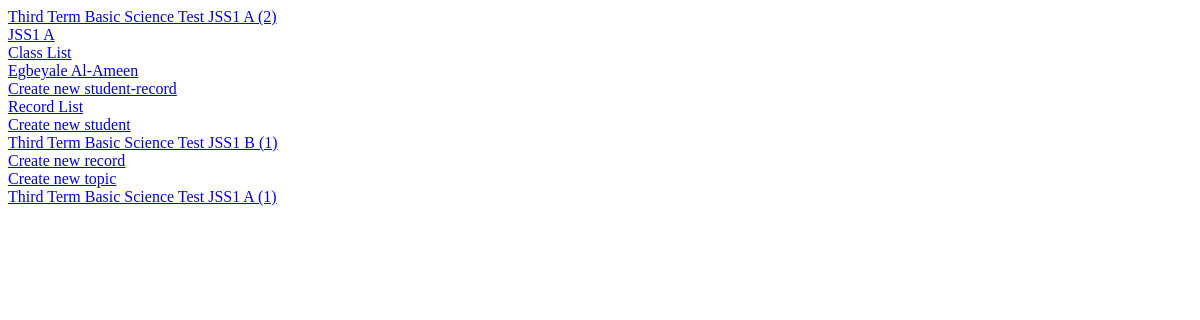
Before: /history with the older database file.
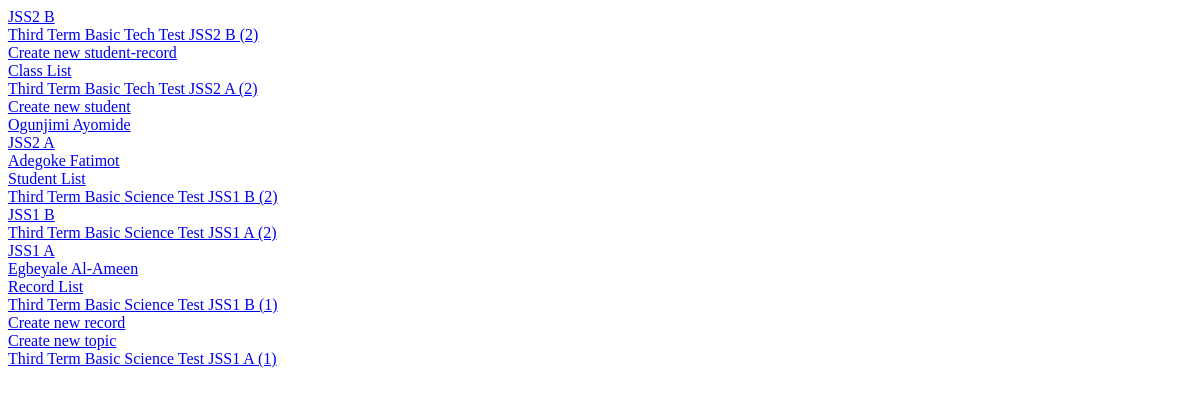
After: the same page with the newer database file.
### record/models.py (models this page shows, shortened)
class History(models.Model):
  title = models.CharField(max_length=1000000,null=True,blank=True)
  url = models.URLField(null=True,blank=True)
  time = models.DateTimeField(auto_now_add=True,null=True,blank=True)

### record/views.py (the view)
# urls.py: path('history',historyView,name="historyView"),
def historyView(request):
    history = History.objects.all().order_by('-time')
    return render(request,'history.html',dict(history=history))

### templates/history.html
<div>
{%for hist in history%}
<div class="row p-2">
	<div class="col border-start"> <a href='{{hist.url}}' class="no-decoration"> {{hist.title}} </a> </div>
</div>
{%endfor%}
</div>

Changed rows visible on the page:
added History: title "JSS2 B"
added History: title "Third Term Basic Tech Test JSS2 B (2)"
changed History "Create new student-record": moves up the list
changed History "Class List": moves up the list
added History: title "Third Term Basic Tech Test JSS2 A (2)"
changed History "Create new student": moves up the list
added History: title "Ogunjimi Ayomide"
added History: title "JSS2 A"
added History: title "Adegoke Fatimot"
added History: title "Student List"
added History: title "Third Term Basic Science Test JSS1 B (2)"
added History: title "JSS1 B"
